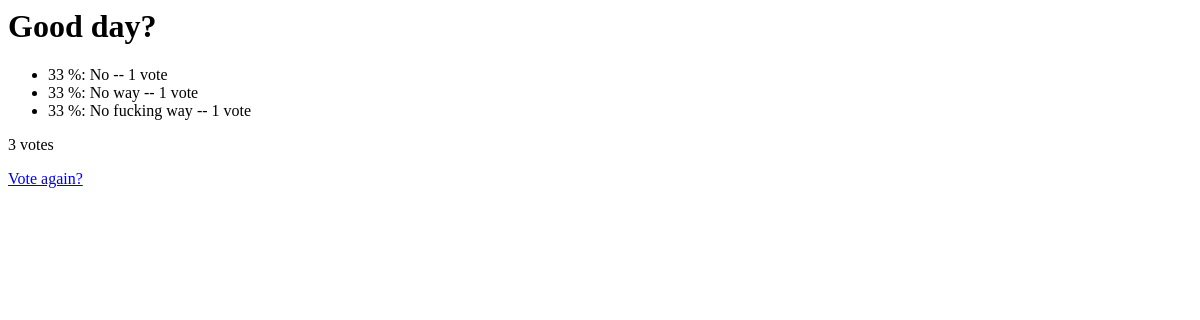
The app's page /polls/3/results/, older data.
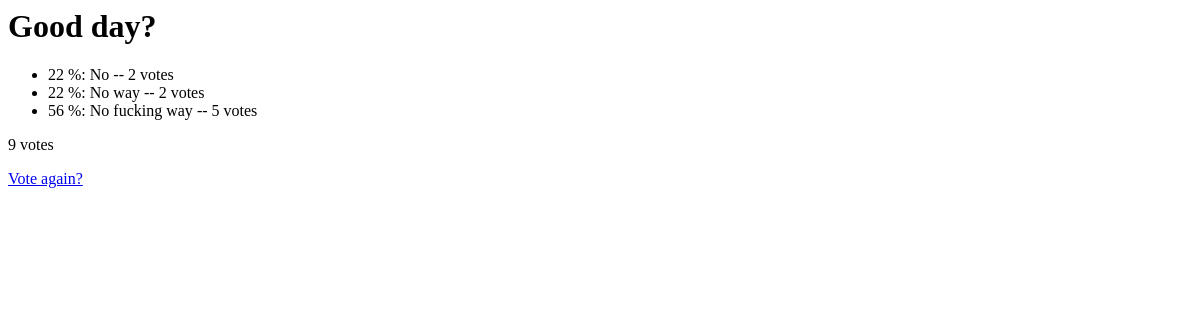
The same page, newer data.
### polls/models.py (models this page shows, shortened)
class Question(models.Model):
    question_text = models.CharField(max_length=200)
    pub_date = models.DateTimeField(verbose_name='Date published')
    def was_published_recently(self):
        now = timezone.now()
        return now - datetime.timedelta(days=1) <= self.pub_date <= now
    def total_votes(self):
        return sum(c.votes for c in self.choice_set.all())
    was_published_recently.admin_order_field = 'pub_date'
    was_published_recently.boolean = True
    was_published_recently.short_description = 'Published recently?'

class Choice(models.Model):
    question = models.ForeignKey(Question)
    choice_text = models.CharField(max_length=200)
    votes = models.IntegerField(default=0)
    def percentage(self):
        total_votes_on_poll = sum(c.votes for c in self.question.choice_set.all())
        try:
            return 100.0 * self.votes / total_votes_on_poll
        except ZeroDivisionError:
            return 0

### polls/views.py (the view)
# urls.py: url(r'^(?P<pk>\d+)/results/$', views.ResultsView.as_view(), name='results'),
class ResultsView(generic.DetailView):
    model = Question
    template_name = 'polls/results.html'

### templates/polls/results.html
<h1>{{ question.question_text }}</h1>
<ul>
{% for choice in question.choice_set.all %}
    <li>{{ choice.percentage|floatformat:0 }} %: {{ choice.choice_text }} -- {{ choice.votes }} vote{{ choice.votes|pluralize }}</li>
{% endfor %}
</ul>
{% if question.total_votes != 0 %}
      <p>{{ question.total_votes }} vote{{ question.total_votes|pluralize }}</p>
    {% else %}
      <p>No-one has voted on this poll yet</p>
{% endif %}
<a href="{% url 'polls:detail' question.id %}">Vote again?</a>

Row changes from the older to the newer data that the page shows:
changed through a linked row, Question "Good day?": total_votes "3" → "9"
changed Choice "No": percentage "33" → "22"; votes "1" → "2"
changed Choice "No way": percentage "33" → "22"; votes "1" → "2"
changed Choice "No fucking way": percentage "33" → "56"; votes "1" → "5"
